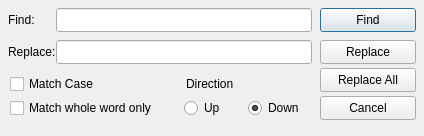
<?xml version="1.0" encoding="UTF-8"?>
<ui version="4.0">
 <class>FindDialog</class>
 <widget class="QDialog" name="FindDialog">
  <property name="geometry">
   <rect>
    <x>0</x>
    <y>0</y>
    <width>424</width>
    <height>136</height>
   </rect>
  </property>
  <property name="windowTitle">
   <string>Find</string>
  </property>
  <widget class="QPushButton" name="findButton">
   <property name="geometry">
    <rect>
     <x>320</x>
     <y>8</y>
     <width>96</width>
     <height>24</height>
    </rect>
   </property>
   <property name="text">
    <string>Find</string>
   </property>
   <property name="autoDefault">
    <bool>true</bool>
   </property>
  </widget>
  <widget class="QCheckBox" name="matchwordCheck">
   <property name="geometry">
    <rect>
     <x>10</x>
     <y>96</y>
     <width>174</width>
     <height>24</height>
    </rect>
   </property>
   <property name="text">
    <string>Match whole word only</string>
   </property>
  </widget>
  <widget class="QPushButton" name="cancelButton">
   <property name="geometry">
    <rect>
     <x>320</x>
     <y>96</y>
     <width>96</width>
     <height>24</height>
    </rect>
   </property>
   <property name="text">
    <string>Cancel</string>
   </property>
   <property name="autoDefault">
    <bool>false</bool>
   </property>
  </widget>
  <widget class="QCheckBox" name="matchcaseCheck">
   <property name="geometry">
    <rect>
     <x>10</x>
     <y>72</y>
     <width>174</width>
     <height>24</height>
    </rect>
   </property>
   <property name="text">
    <string>Match Case</string>
   </property>
   <property name="tristate">
    <bool>false</bool>
   </property>
  </widget>
  <widget class="QLineEdit" name="findEdit">
   <property name="geometry">
    <rect>
     <x>56</x>
     <y>8</y>
     <width>256</width>
     <height>24</height>
    </rect>
   </property>
  </widget>
  <widget class="QPushButton" name="replaceButton">
   <property name="geometry">
    <rect>
     <x>320</x>
     <y>40</y>
     <width>96</width>
     <height>24</height>
    </rect>
   </property>
   <property name="text">
    <string>Replace</string>
   </property>
   <property name="autoDefault">
    <bool>false</bool>
   </property>
  </widget>
  <widget class="QLabel" name="findLabel">
   <property name="geometry">
    <rect>
     <x>8</x>
     <y>8</y>
     <width>48</width>
     <height>24</height>
    </rect>
   </property>
   <property name="text">
    <string>Find:</string>
   </property>
  </widget>
  <widget class="QWidget" name="directionWidget" native="true">
   <property name="geometry">
    <rect>
     <x>184</x>
     <y>72</y>
     <width>128</width>
     <height>48</height>
    </rect>
   </property>
   <widget class="QRadioButton" name="directionUp">
    <property name="geometry">
     <rect>
      <x>0</x>
      <y>24</y>
      <width>64</width>
      <height>24</height>
     </rect>
    </property>
    <property name="text">
     <string>Up</string>
    </property>
    <property name="checked">
     <bool>false</bool>
    </property>
    <property name="autoExclusive">
     <bool>true</bool>
    </property>
   </widget>
   <widget class="QRadioButton" name="directionDown">
    <property name="geometry">
     <rect>
      <x>64</x>
      <y>24</y>
      <width>64</width>
      <height>24</height>
     </rect>
    </property>
    <property name="text">
     <string>Down</string>
    </property>
    <property name="checked">
     <bool>true</bool>
    </property>
    <property name="autoExclusive">
     <bool>true</bool>
    </property>
   </widget>
   <widget class="QLabel" name="directionLabel">
    <property name="geometry">
     <rect>
      <x>0</x>
      <y>0</y>
      <width>128</width>
      <height>24</height>
     </rect>
    </property>
    <property name="text">
     <string>Direction</string>
    </property>
    <property name="indent">
     <number>2</number>
    </property>
   </widget>
  </widget>
  <widget class="QLineEdit" name="replaceEdit">
   <property name="geometry">
    <rect>
     <x>56</x>
     <y>40</y>
     <width>256</width>
     <height>24</height>
    </rect>
   </property>
  </widget>
  <widget class="QLabel" name="replaceLabel">
   <property name="geometry">
    <rect>
     <x>8</x>
     <y>40</y>
     <width>48</width>
     <height>24</height>
    </rect>
   </property>
   <property name="text">
    <string>Replace:</string>
   </property>
  </widget>
  <widget class="QPushButton" name="replaceAllButton">
   <property name="geometry">
    <rect>
     <x>320</x>
     <y>68</y>
     <width>96</width>
     <height>24</height>
    </rect>
   </property>
   <property name="text">
    <string>Replace All</string>
   </property>
   <property name="autoDefault">
    <bool>false</bool>
   </property>
  </widget>
 </widget>
 <resources/>
 <connections/>
</ui>
